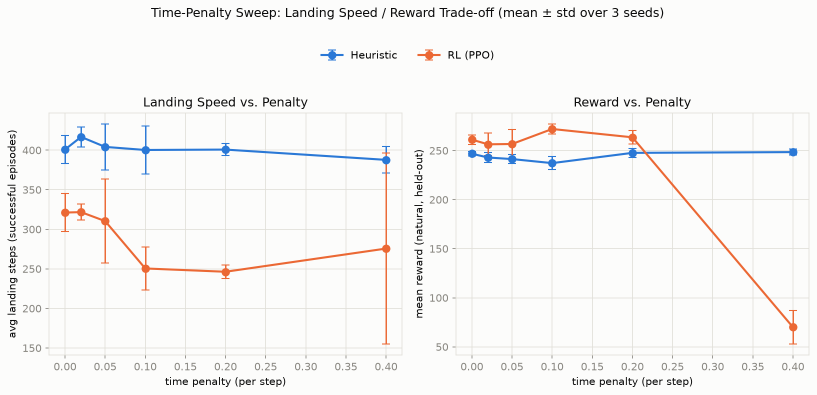
#> input picture docs/media/time_penalty_tradeoff.png, 1633 x 790 px, found by its file name (shown at 1/2 size)
$ python make_social_preview.py
#> lines starting #> are read from the running program, lines starting #| are printed output that depends on the picture
"""Generate the 1280x640 GitHub social-preview card.

A raw chart doesn't work here: social cards render ~600px wide in Slack,
LinkedIn and X, where axis labels are illegible. This pairs large text with
the chart as a supporting visual.

    python scripts/make_social_preview.py
"""

from pathlib import Path

import matplotlib.pyplot as plt
from matplotlib import image as mpimg

# Same palette as the charts (see time_penalty.py).
_SURFACE = "#fcfcfb"
_INK_PRIMARY = "#0b0b0b"
_INK_MUTED = "#575652"
_ACCENT = "#eb6834"

OUTPUT = Path("docs/media/social_preview.png")
CHART = Path("docs/media/time_penalty_tradeoff.png")


def main() -> None:
    # 1280x640 at 100 dpi — GitHub's recommended social-preview size.
    fig = plt.figure(figsize=(12.8, 6.4), dpi=100, facecolor=_SURFACE)

    fig.text(0.06, 0.87, "Lunar Lander Lab", size=44, weight="bold",
             color=_INK_PRIMARY, va="top")
    fig.text(0.06, 0.755,
             "Reward shaping on LunarLander-v3 — and what it took to trust the result",
             size=19, color=_INK_MUTED, va="top")

    # Stat and caption on separate baselines — side-by-side collides, since
    # the "22%" glyph box is wider than its nominal extent.
    fig.text(0.06, 0.585, "22% faster landings", size=33, weight="bold",
             color=_ACCENT, va="top")
    fig.text(0.06, 0.445, "at no cost to reward or success rate",
             size=18, color=_INK_PRIMARY, va="top")

    fig.text(0.06, 0.275,
             "PPO · classical control · Latin Hypercube search\n"
             "multi-seed error bars · held-out validation",
             size=15, color=_INK_MUTED, va="top", linespacing=1.6)

    fig.text(0.06, 0.08, "github.com/JFrusher/Lunar-Lander",
             size=14, color=_INK_MUTED, va="bottom")

    # Right panel: crop off the chart's own suptitle/legend, which are
    # illegible at card size and duplicate the headline above.
    chart = mpimg.imread(CHART)
#> chart is the input picture: shape (790, 1633, 4) float32; mean R, G, B, A 0.974, 0.972, 0.966, 1
    chart = chart[int(chart.shape[0] * 0.22):, :]
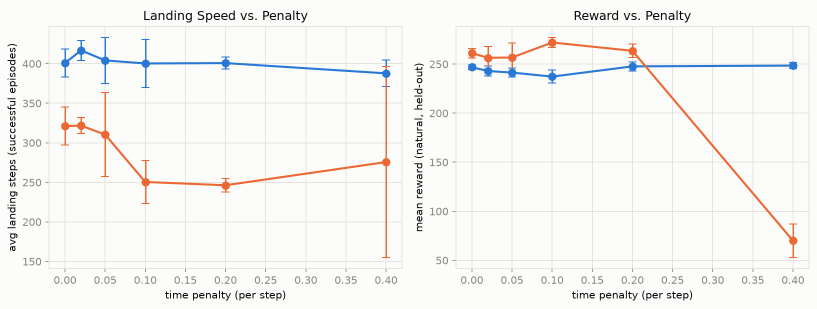
#> chart: shape (617, 1633, 4) float32 (shown at 1/2 size); mean R, G, B, A 0.973, 0.97, 0.962, 1
    ax = fig.add_axes([0.50, 0.08, 0.47, 0.80])
    ax.imshow(chart)
    ax.axis("off")

    OUTPUT.parent.mkdir(parents=True, exist_ok=True)
    fig.savefig(OUTPUT, dpi=100, facecolor=_SURFACE)
    plt.close(fig)

    size_kb = OUTPUT.stat().st_size / 1024
    print(f"{OUTPUT} written ({size_kb:.0f} KB) — GitHub limit is 1 MB")


if __name__ == "__main__":
    main()
